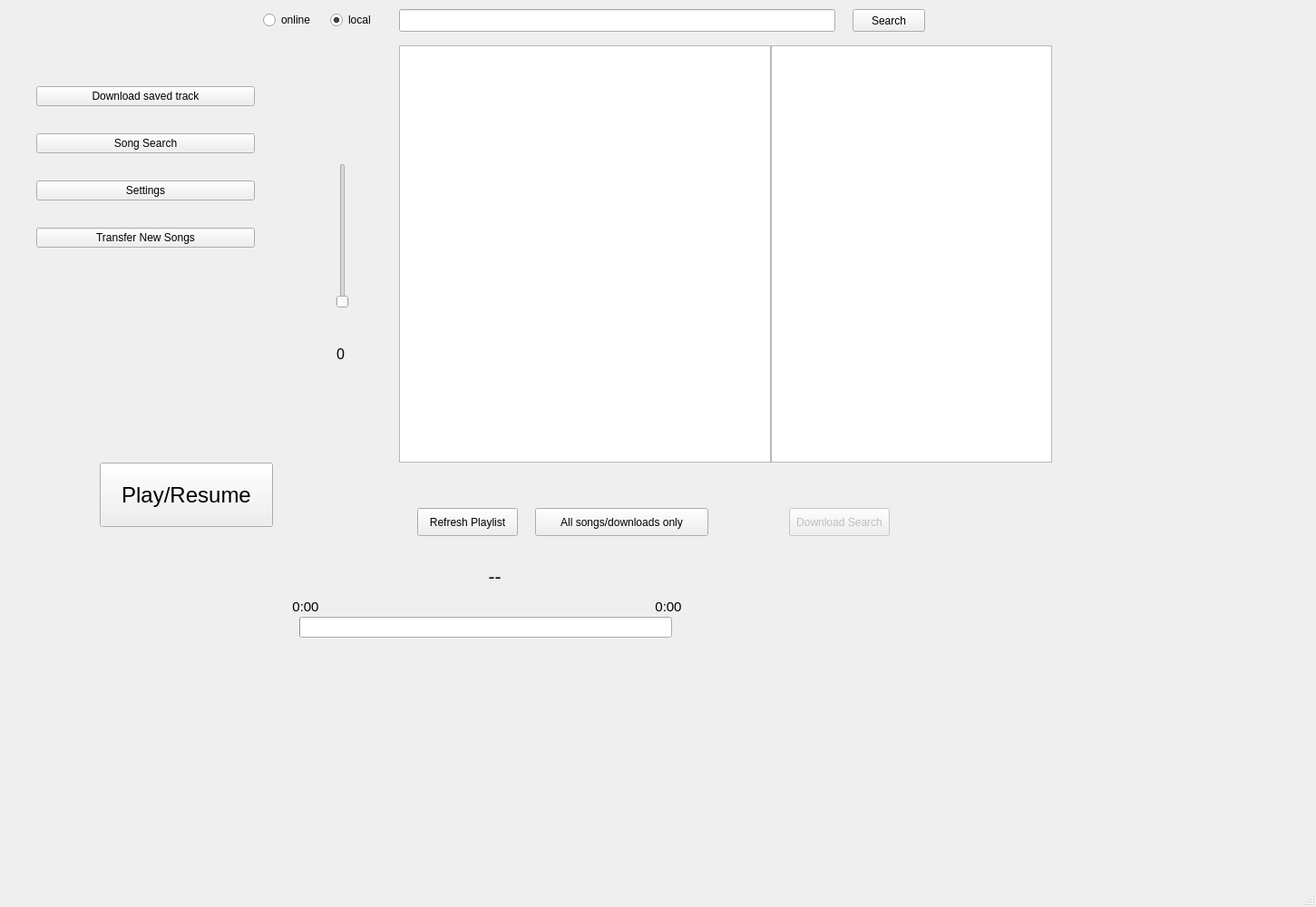
<?xml version="1.0" encoding="UTF-8"?>
<ui version="4.0">
 <class>MainWindow</class>
 <widget class="QMainWindow" name="MainWindow">
  <property name="geometry">
   <rect>
    <x>0</x>
    <y>0</y>
    <width>1451</width>
    <height>1000</height>
   </rect>
  </property>
  <property name="minimumSize">
   <size>
    <width>1000</width>
    <height>1000</height>
   </size>
  </property>
  <property name="windowTitle">
   <string>vid-player</string>
  </property>
  <widget class="QWidget" name="centralwidget">
   <widget class="QWidget" name="verticalLayoutWidget">
    <property name="geometry">
     <rect>
      <x>20</x>
      <y>50</y>
      <width>281</width>
      <height>271</height>
     </rect>
    </property>
    <layout class="QVBoxLayout" name="verticalLayout">
     <property name="spacing">
      <number>5</number>
     </property>
     <property name="leftMargin">
      <number>20</number>
     </property>
     <property name="topMargin">
      <number>20</number>
     </property>
     <property name="rightMargin">
      <number>20</number>
     </property>
     <property name="bottomMargin">
      <number>20</number>
     </property>
     <item>
      <widget class="QPushButton" name="downloadbtn">
       <property name="enabled">
        <bool>true</bool>
       </property>
       <property name="text">
        <string>Download saved track</string>
       </property>
      </widget>
     </item>
     <item>
      <widget class="QPushButton" name="searchbtn">
       <property name="text">
        <string>Song Search</string>
       </property>
      </widget>
     </item>
     <item>
      <widget class="QPushButton" name="settingsbtn">
       <property name="text">
        <string>Settings</string>
       </property>
      </widget>
     </item>
     <item>
      <widget class="QPushButton" name="transferSongs">
       <property name="text">
        <string>Transfer New Songs</string>
       </property>
      </widget>
     </item>
    </layout>
   </widget>
   <widget class="QListWidget" name="songlist">
    <property name="geometry">
     <rect>
      <x>440</x>
      <y>50</y>
      <width>410</width>
      <height>460</height>
     </rect>
    </property>
   </widget>
   <widget class="QPushButton" name="pausebtn">
    <property name="geometry">
     <rect>
      <x>110</x>
      <y>510</y>
      <width>191</width>
      <height>71</height>
     </rect>
    </property>
    <property name="font">
     <font>
      <pointsize>18</pointsize>
     </font>
    </property>
    <property name="text">
     <string>Play/Resume</string>
    </property>
   </widget>
   <widget class="QPushButton" name="refresh_playlistbtn">
    <property name="geometry">
     <rect>
      <x>460</x>
      <y>560</y>
      <width>111</width>
      <height>31</height>
     </rect>
    </property>
    <property name="text">
     <string>Refresh Playlist</string>
    </property>
   </widget>
   <widget class="QLabel" name="curr_song">
    <property name="geometry">
     <rect>
      <x>240</x>
      <y>620</y>
      <width>611</width>
      <height>31</height>
     </rect>
    </property>
    <property name="font">
     <font>
      <pointsize>16</pointsize>
     </font>
    </property>
    <property name="text">
     <string>--</string>
    </property>
    <property name="alignment">
     <set>Qt::AlignCenter</set>
    </property>
   </widget>
   <widget class="QLabel" name="volume_label">
    <property name="geometry">
     <rect>
      <x>350</x>
      <y>370</y>
      <width>51</width>
      <height>41</height>
     </rect>
    </property>
    <property name="font">
     <font>
      <pointsize>12</pointsize>
     </font>
    </property>
    <property name="text">
     <string>0</string>
    </property>
    <property name="alignment">
     <set>Qt::AlignCenter</set>
    </property>
   </widget>
   <widget class="QSlider" name="volume_control">
    <property name="geometry">
     <rect>
      <x>370</x>
      <y>180</y>
      <width>16</width>
      <height>160</height>
     </rect>
    </property>
    <property name="orientation">
     <enum>Qt::Vertical</enum>
    </property>
   </widget>
   <widget class="QLabel" name="duration_label">
    <property name="geometry">
     <rect>
      <x>710</x>
      <y>660</y>
      <width>54</width>
      <height>17</height>
     </rect>
    </property>
    <property name="font">
     <font>
      <pointsize>11</pointsize>
     </font>
    </property>
    <property name="text">
     <string>0:00</string>
    </property>
    <property name="alignment">
     <set>Qt::AlignCenter</set>
    </property>
   </widget>
   <widget class="QLabel" name="curr_time">
    <property name="geometry">
     <rect>
      <x>310</x>
      <y>660</y>
      <width>54</width>
      <height>17</height>
     </rect>
    </property>
    <property name="font">
     <font>
      <pointsize>11</pointsize>
     </font>
    </property>
    <property name="text">
     <string>0:00</string>
    </property>
    <property name="alignment">
     <set>Qt::AlignCenter</set>
    </property>
   </widget>
   <widget class="QProgressBar" name="time_bar">
    <property name="geometry">
     <rect>
      <x>330</x>
      <y>680</y>
      <width>411</width>
      <height>23</height>
     </rect>
    </property>
    <property name="value">
     <number>0</number>
    </property>
    <property name="textVisible">
     <bool>false</bool>
    </property>
    <property name="format">
     <string>%v</string>
    </property>
   </widget>
   <widget class="QLineEdit" name="search_bar">
    <property name="geometry">
     <rect>
      <x>440</x>
      <y>10</y>
      <width>481</width>
      <height>25</height>
     </rect>
    </property>
   </widget>
   <widget class="QPushButton" name="search_btn">
    <property name="geometry">
     <rect>
      <x>940</x>
      <y>10</y>
      <width>80</width>
      <height>25</height>
     </rect>
    </property>
    <property name="text">
     <string>Search</string>
    </property>
   </widget>
   <widget class="QPushButton" name="online_dloadbtn">
    <property name="enabled">
     <bool>false</bool>
    </property>
    <property name="geometry">
     <rect>
      <x>870</x>
      <y>560</y>
      <width>111</width>
      <height>31</height>
     </rect>
    </property>
    <property name="text">
     <string>Download Search</string>
    </property>
   </widget>
   <widget class="QPushButton" name="dloads_only_btn">
    <property name="geometry">
     <rect>
      <x>590</x>
      <y>560</y>
      <width>191</width>
      <height>31</height>
     </rect>
    </property>
    <property name="text">
     <string>All songs/downloads only</string>
    </property>
   </widget>
   <widget class="QWidget" name="horizontalLayoutWidget">
    <property name="geometry">
     <rect>
      <x>290</x>
      <y>10</y>
      <width>141</width>
      <height>25</height>
     </rect>
    </property>
    <layout class="QHBoxLayout" name="horizontalLayout">
     <item>
      <widget class="QRadioButton" name="online_option">
       <property name="text">
        <string>online</string>
       </property>
      </widget>
     </item>
     <item>
      <widget class="QRadioButton" name="local_option">
       <property name="text">
        <string>local</string>
       </property>
       <property name="checked">
        <bool>true</bool>
       </property>
      </widget>
     </item>
    </layout>
   </widget>
   <widget class="QListWidget" name="otherinfolist">
    <property name="geometry">
     <rect>
      <x>850</x>
      <y>50</y>
      <width>310</width>
      <height>460</height>
     </rect>
    </property>
   </widget>
  </widget>
  <widget class="QMenuBar" name="menubar">
   <property name="geometry">
    <rect>
     <x>0</x>
     <y>0</y>
     <width>1451</width>
     <height>22</height>
    </rect>
   </property>
  </widget>
  <widget class="QStatusBar" name="statusbar"/>
 </widget>
 <resources/>
 <connections/>
</ui>
